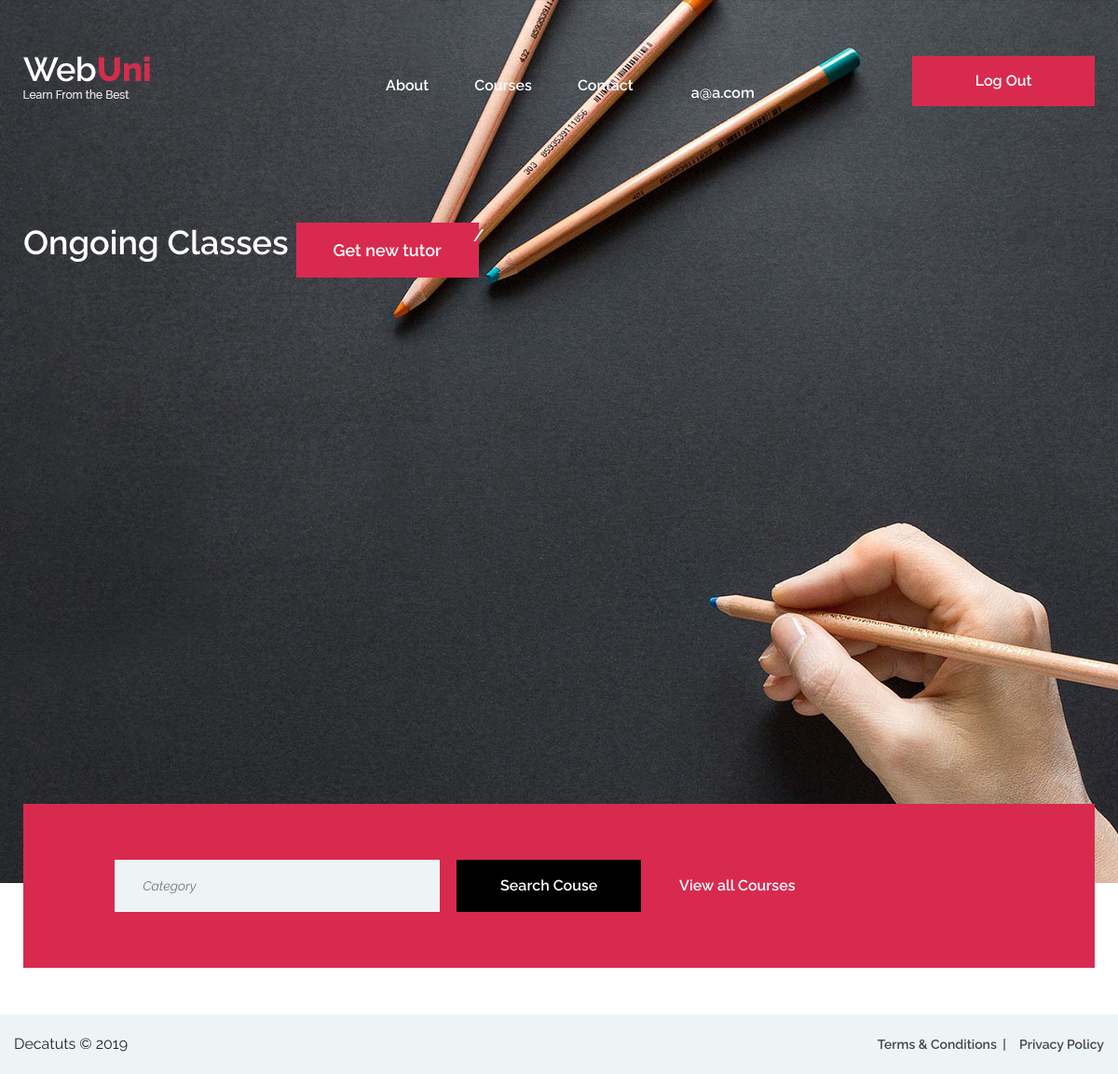
The app's page /students (signed in), older data.
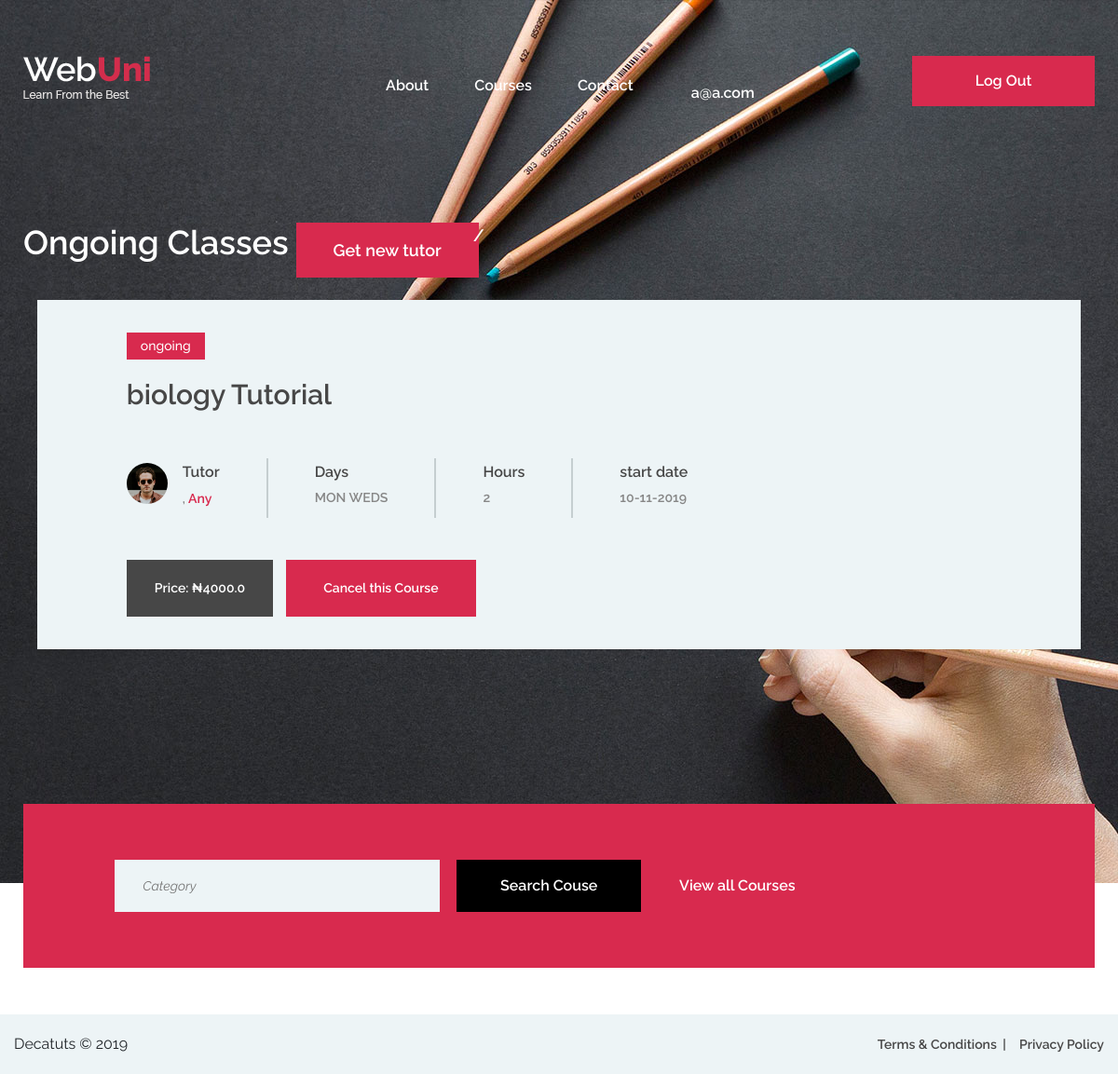
The same page, newer data.
### tables this page shows
CREATE TABLE "schedule" (
	"id"	INTEGER NOT NULL,
	"user_id"	INTEGER NOT NULL,
	"days_of_week"	TEXT NOT NULL,
	"start_date"	TEXT NOT NULL,
	"duration"	INTEGER NOT NULL,
	"hours_per_day"	INTEGER NOT NULL,
	"total"	REAL NOT NULL,
	PRIMARY KEY("id")
);

CREATE TABLE "students" (
	"student_id"	INTEGER NOT NULL PRIMARY KEY AUTOINCREMENT,
	"user_id"	INTEGER NOT NULL,
	"subject"	BLOB NOT NULL,
	"tutor_gender"	TEXT NOT NULL,
	"address"	TEXT NOT NULL
);

### application.py (the view, shortened to what this page needs)
@app.route("/students", methods=["GET", "POST"])
@login_required
def students():
    if request.method == "GET":
        user=session['user_id']
        row = db.execute("SELECT schedule.user_id, days_of_week, start_date, duration, hours_per_day, total, subject, tutor_gender, address FROM schedule JOIN students ON schedule.user_id = students.user_id WHERE schedule.user_id = :user", user=user)
        return render_template("students.html", subjects = row)

### application.py (called while the page is built)
@app.after_request
def after_request(response):
    response.headers["Cache-Control"] = "no-cache, no-store, must-revalidate"
    response.headers["Expires"] = 0
    response.headers["Pragma"] = "no-cache"
    return response

### helpers.py (called while the page is built)
def login_required(f):
    @wraps(f)
    def decorated_function(*args, **kwargs):
        if session.get("user_id") is None:
            return redirect("/login")
        return f(*args, **kwargs)
    return decorated_function

### templates/students.html (shortened to what this page needs)
{% extends "layout.html" %}
{% block main %}
<section class="hero-section set-bg" data-setbg="static/img/bg.jpg">
	<div class="container">
		<div class="container" style="padding-top:0%;">
			<br>
			<div class="site-breadcrumb text-white row">
				<h2>Ongoing Classes</h2>
				<div class=" w-5 p-1"></div>
				<div class="text-center">
					<a href="" class="w-8 p-3 site-btn " data-toggle="modal"
						data-target="#darkModalForm">Get new tutor</a>
				</div>
			</div>
			<br>
			{% for subject in subjects %}
			<div class="course-meta-area">
				<div class="row">
					<div class="col-lg-10 offset-lg-1">
						<div class="course-note">ongoing</div>
						<h3>{{subject['subject']}} Tutorial</h3>
						<div class="course-metas">
							<div class="course-meta">
								<div class="course-author">
									<div class="ca-pic set-bg" data-setbg="static/img/tutors/2.jpg"></div>
									<h6>Tutor</h6>
									<p>{{subject['tutor']}} , <span>{{subject['tutor_gender']}} </span></p>
								</div>
							</div>
							<div class="course-meta">
								<div class="cm-info">
									<h6>Days</h6>
									<p>{{subject['days_of_week']}} </p>
								</div>
							</div>
							<div class="course-meta">
								<div class="cm-info">
									<h6>Hours</h6>
									<p>{{subject['hours_per_day']}} </p>
								</div>
							</div>
							<div class="course-meta">
								<div class="cm-info">
									<h6>start date</h6>
									<p>{{subject['start_date']}} <span class="rating">
									</p>
								</div>
							</div>
						</div>
						<div class="site-btn price-btn">Price: &#8358;{{subject['total']}} </div>
						<div class="site-btn buy-btn">Cancel this Course</divref="#">
						</div>
					</div>
				</div>
			</div>
			{% endfor %}
</section>
<section class="search-section ss-other-page">
	<div class="container">
		<div class="search-warp">
			<div class="row">
				<div class="col-lg-10 offset-lg-1">
					<form class="course-search-form">
						<input type="text" class="btn-block last-m" placeholder="Category">
						<button class="site-btn btn-dark">Search Couse</button>
						<button class="site-btn site-btn">View all Courses </button>
					</form>
				</div>
			</div>
		</div>
	</div>
</section>
{% endblock %}

### templates/layout.html (shortened to what this page needs)
<!DOCTYPE html>
<html lang="en">
<head>
	<link rel="stylesheet" href="static/css/bootstrap.min.css" />
	<link rel="stylesheet" href="static/css/font-awesome.min.css" />
	<link rel="stylesheet" href="static/css/owl.carousel.css" />
	<link rel="stylesheet" href="static/css/style.css" />
</head>
<body>
	<header class="header-section">
		<div class="container">
			<div class="row">
				<div class="col-lg-3 col-md-3">
					<div class="site-logo">
						<img src="static/img/logo.png" alt="">
					</div>
				</div>
				<div class="col-lg-9 col-md-9">
					{% if session.user_id %}
					<a href="/login" class="site-btn header-btn">Log Out</a>
					<nav class="main-menu">
						<ul>
							<li><a href="/index"></a></li>
							<li><a href="/about">About </a></li>
							<li><a href="/courses">Courses</a></li>
							<li><a href="/contact">Contact</a></li>
							<li class=" btn"><a class="nav-link" href="#">
									<span>
										{{session['email']}}	</span></a></li>
						</ul>
					</nav>
					{% endif %}
				</div>
			</div>
		</div>
	</header>
	{% block main %}
	{% endblock %}
	{% if session.user_id %}
	<footer>
		<div class="footer-bottom">
			<div class="footer-warp">
				<ul class="footer-menu">
					<li><a href="/terms">Terms & Conditions</a></li>
					<li><a href="conditions">Privacy Policy</a></li>
				</ul>
				Decatuts &copy;
			</div>
		</div>
	</footer>
	{% endif %}
	</body>
</html>

### static/css/style.css (style rules this page uses)
html, body { height: 100%; font-family: 'Raleway', sans-serif; -webkit-font-smoothing: antialiased; font-smoothing: antialiased; }
h1, h2, h3, h4, h5, h6 { margin: 0; font-weight: 600; color: #474747; }
h2 { font-size: 36px; }
h3 { font-size: 30px; }
h6 { font-size: 16px; }
p { font-size: 14.1px; color: #878787; line-height: 2.2; font-weight: 500; }
img { max-width: 100%; }
::placeholder { font-style: italic; }
ul, ol { padding: 0; margin: 0; }
.set-bg { background-repeat: no-repeat; background-size: cover; background-position: top center; }
.text-white h1, .text-white h2, .text-white h3, .text-white h4, .text-white h5, .text-white h6, .text-white p, .text-white span, .text-white li, .text-white a { color: #fff; }
.site-btn { display: inline-block; min-width: 196px; text-align: center; border: none; padding: 15px 10px; font-weight: 600; font-size: 16px; position: relative; color: #fff; cursor: pointer; background: #d82a4e; }
.site-btn.btn-dark { background: #000; }
.header-section { position: absolute; width: 100%; top: 0; left: 0; padding-top: 60px; }
.site-logo { display: inline-block; }
.main-menu ul { list-style: none; }
.main-menu ul li { display: inline; }
.main-menu ul li a { display: inline-block; font-size: 16px; color: #fff; margin-left: 45px; font-weight: 600; padding: 20px 0 5px; }
.header-btn { float: right; margin-right: 0; }
.hero-section { height: 948px; }
.search-warp { background: #d82a4e; padding-top: 60px; padding-bottom: 50px; }
.course-search-form { background: #fff; padding: 44px 38px; }
.course-search-form input[type=text], .course-search-form input[type=email] { height: 56px; width: 36.6%; padding: 0 30px; margin-right: 18px; float: left; border: none; font-size: 14px; background: #edf4f6; }
.course-search-form .site-btn { min-width: 198px; padding: 16px 10px; }
.search-section.ss-other-page { margin-top: -85px; }
.search-section.ss-other-page .search-warp { position: relative; padding: 60px 0; }
.search-section.ss-other-page .course-search-form { background-color: transparent; padding: 0; }
.footer-warp { max-width: 1559px; padding: 0 15px; margin: 0 auto; }
.footer-bottom { overflow: hidden; background: #edf4f6; padding: 20px 0; margin-top: 50px; }
.footer-menu { list-style: none; float: right; }
.footer-menu li { display: inline; }
.footer-menu li:last-child a { padding-right: 0; margin-right: 0; }
.footer-menu li:last-child a:after { display: none; }
.footer-menu li a { display: inline-block; font-size: 14px; font-weight: 600; color: #474747; padding-right: 10px; margin-right: 10px; position: relative; }
.footer-menu li a:after { position: absolute; content: "|"; right: 0; top: 0; }
.site-breadcrumb { padding-top: 215px; }
.site-breadcrumb a, .site-breadcrumb span { display: inline-block; margin-right: 10px; padding-right: 10px; font-weight: 600; font-size: 18px; }
.site-breadcrumb a { color: #fff; position: relative; }
.site-breadcrumb a:after { position: absolute; content: "/"; right: -6px; top: 0; color: #fff; }
.course-meta-area { background: #edf4f6; padding: 35px 0; }
.course-meta-area .course-note { display: inline-block; background: #d82a4e; color: #fff; font-size: 14px; font-weight: 500; padding: 4px 15px; margin-bottom: 20px; }
.course-metas { padding-top: 50px; margin-bottom: 45px; display: table; }
.course-meta { display: table-cell; height: 100%; border-right: 2px solid #c5ced0; padding: 5px 50px; }
.course-meta:nth-child(1) { padding-left: 0; }
.course-meta:nth-child(4) { padding-right: 0; border-right: none; }
.course-meta p { margin-bottom: 0; }
.course-meta .course-author .ca-pic { width: 44px; height: 44px; border-radius: 50%; float: left; }
.course-meta .course-author h6 { padding-left: 60px; }
.course-meta .course-author p { padding-left: 60px; margin-bottom: 0; padding-top: 4px; font-weight: 600; }
.course-meta .course-author p span { color: #d82a4e; }
.course-meta .cm-info h6 { margin-bottom: 3px; }
.course-meta .cm-info p { font-weight: 600; }
.course-meta .rating { padding-left: 15px; font-size: 12px; }
.course-meta-area .site-btn { min-width: auto; font-size: 14px; }
.course-meta-area .price-btn { padding: 20px 30px; background: #474747; margin-right: 10px; }
.course-meta-area .buy-btn { padding: 20px 40px; }
@media (min-width: 1200px) { .container { max-width: 1180px; } }

Row changes from the older to the newer data that the page shows:
added schedule: subject "biology", tutor_gender "Any", days_of_week "MON WEDS", hours_per_day "2", start_date "10-11-2019", total "4000.0"
